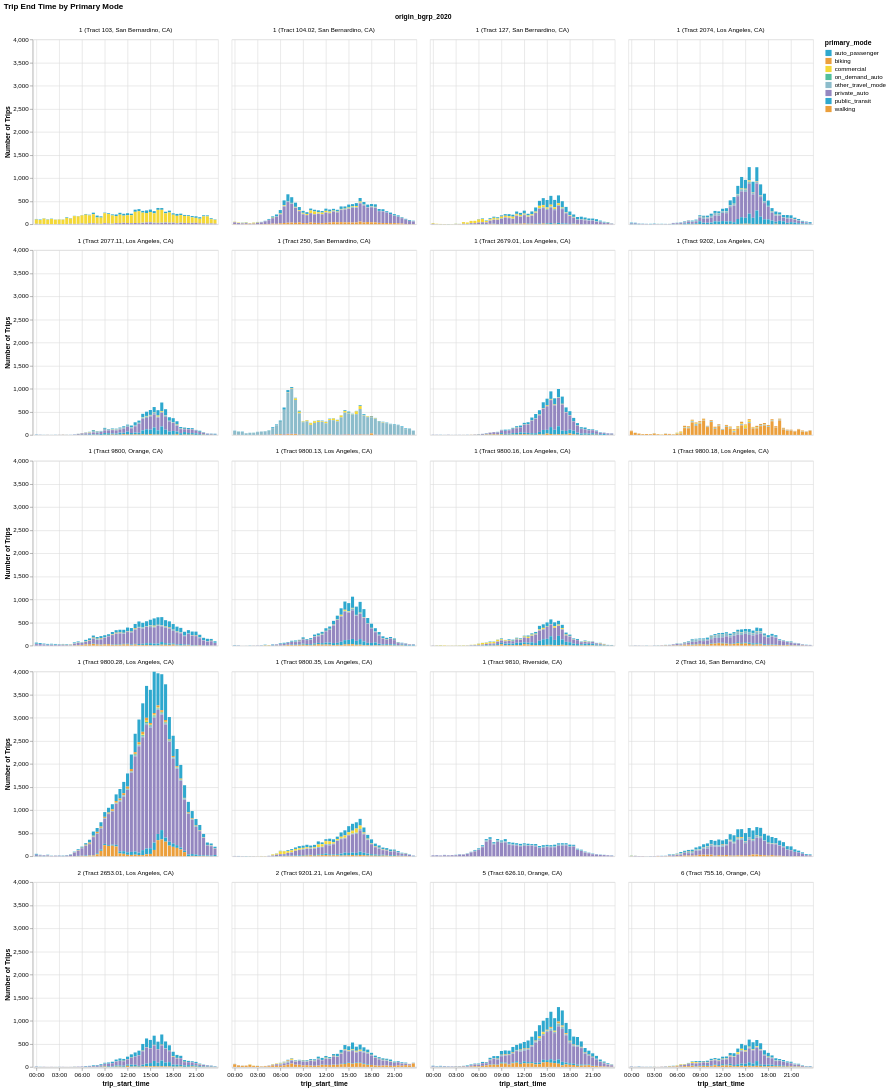

The cell this chart's notebook holds for it:
### Code cell
alt.Chart(end).mark_bar().encode(
    x=alt.X("trip_start_time:T",axis=alt.Axis(format='%H:%M')),
    y=alt.Y("trip_count:Q", title= "Number of Trips"),
    color=alt.Color("primary_mode:N", scale=alt.Scale(range=cp.CALITP_CATEGORY_BRIGHT_COLORS)),
    # row="origin_bgrp_2020:O",
    facet=alt.Facet('origin_bgrp_2020:O').columns(4)).properties(title="Trip End Time by Primary Mode")

### Figure 1 — Vega specification as saved in the notebook (floating-point values rounded to 4 significant figures; data arrays with more than 128 entries replaced by an {"elided": "..."} marker saying what was removed)
{"$schema": "https://vega.github.io/schema/vega/v5.json", "data": [{"name": "source_0", "values": {"elided": "6179 records"}, "transform": [{"type": "formula", "expr": "toDate(datum['trip_start_time'])", "as": "trip_start_time"}]}, {"name": "facet_domain", "values": [{"origin_bgrp_2020": "1 (Tract 127, San Bernardino, CA)", "count": 344}, {"origin_bgrp_2020": "1 (Tract 9202, Los Angeles, CA)", "count": 268}, {"origin_bgrp_2020": "1 (Tract 9800.28, Los Angeles, CA)", "count": 369}, {"origin_bgrp_2020": "1 (Tract 2074, Los Angeles, CA)", "count": 345}, {"origin_bgrp_2020": "1 (Tract 9800.16, Los Angeles, CA)", "count": 337}, {"origin_bgrp_2020": "1 (Tract 103, San Bernardino, CA)", "count": 214}, {"origin_bgrp_2020": "2 (Tract 9201.21, Los Angeles, CA)", "count": 333}, {"origin_bgrp_2020": "1 (Tract 9800.35, Los Angeles, CA)", "count": 334}, {"origin_bgrp_2020": "1 (Tract 250, San Bernardino, CA)", "count": 278}, {"origin_bgrp_2020": "1 (Tract 104.02, San Bernardino, CA)", "count": 288}, {"origin_bgrp_2020": "2 (Tract 16, San Bernardino, CA)", "count": 318}, {"origin_bgrp_2020": "6 (Tract 755.16, Orange, CA)", "count": 336}, {"origin_bgrp_2020": "1 (Tract 9800.13, Los Angeles, CA)", "count": 338}, {"origin_bgrp_2020": "1 (Tract 2077.11, Los Angeles, CA)", "count": 329}, {"origin_bgrp_2020": "5 (Tract 626.10, Orange, CA)", "count": 344}, {"origin_bgrp_2020": "1 (Tract 9800.18, Los Angeles, CA)", "count": 314}, {"origin_bgrp_2020": "1 (Tract 9800, Orange, CA)", "count": 344}, {"origin_bgrp_2020": "1 (Tract 2679.01, Los Angeles, CA)", "count": 291}, {"origin_bgrp_2020": "2 (Tract 2653.01, Los Angeles, CA)", "count": 309}, {"origin_bgrp_2020": "1 (Tract 9810, Riverside, CA)", "count": 146}]}, {"name": "facet_domain_row", "values": [{"data": 0.0}, {"data": 1.0}, {"data": 2.0}, {"data": 3.0}, {"data": 4.0}]}, {"name": "facet_domain_column", "transform": [{"type": "sequence", "start": 0.0, "stop": {"signal": "min(length(data(\"facet_domain\")), 4)"}}]}, {"name": "source_0_color_domain_primary_mode", "values": [{"primary_mode": "auto_passenger"}, {"primary_mode": "biking"}, {"primary_mode": "commercial"}, {"primary_mode": "on_demand_auto"}, {"primary_mode": "other_travel_mode"}, {"primary_mode": "private_auto"}, {"primary_mode": "public_transit"}, {"primary_mode": "walking"}]}], "signals": [{"name": "child_width", "value": 300}, {"name": "child_height", "value": 300}], "marks": [{"type": "group", "name": "facet-title", "title": {"text": "origin_bgrp_2020", "offset": 10, "style": "guide-title"}, "role": "column-title"}, {"type": "group", "name": "row_header", "from": {"data": "facet_domain_row"}, "encode": {"update": {"height": {"signal": "child_height"}}}, "axes": [{"scale": "y", "title": "Number of Trips", "labelOverlap": true, "grid": false, "tickCount": {"signal": "ceil(child_height/40)"}, "zindex": 0, "orient": "left"}], "role": "row-header"}, {"type": "group", "name": "column_footer", "from": {"data": "facet_domain_column"}, "encode": {"update": {"width": {"signal": "child_width"}}}, "axes": [{"scale": "x", "format": "%H:%M", "labelOverlap": true, "grid": false, "tickCount": {"signal": "ceil(child_width/40)"}, "zindex": 0, "orient": "bottom", "title": "trip_start_time", "labelFlush": true}], "role": "column-footer"}, {"type": "group", "name": "cell", "from": {"facet": {"data": "source_0", "name": "facet", "groupby": ["origin_bgrp_2020"]}}, "sort": {"field": ["datum[\"origin_bgrp_2020\"]"], "order": ["ascending"]}, "encode": {"update": {"height": {"signal": "child_height"}, "width": {"signal": "child_width"}}}, "marks": [{"type": "rect", "name": "child_marks", "from": {"data": "facet"}, "encode": {"update": {"xc": {"field": "trip_start_time", "scale": "x"}, "y": {"field": "trip_count_end", "scale": "y"}, "width": {"value": 5}, "y2": {"field": "trip_count_start", "scale": "y"}, "fill": {"field": "primary_mode", "scale": "color"}}}, "style": ["bar"]}], "axes": [{"scale": "x", "domain": false, "tickCount": {"signal": "ceil(child_width/40)"}, "labels": false, "ticks": false, "aria": false, "maxExtent": 0, "orient": "bottom", "grid": true, "zindex": 0, "minExtent": 0, "gridScale": "y"}, {"scale": "y", "grid": true, "tickCount": {"signal": "ceil(child_height/40)"}, "maxExtent": 0, "zindex": 0, "labels": false, "domain": false, "orient": "left", "aria": false, "gridScale": "x", "minExtent": 0, "ticks": false}], "title": {"text": {"signal": "isValid(parent[\"origin_bgrp_2020\"]) ? parent[\"origin_bgrp_2020\"] : \"\"+parent[\"origin_bgrp_2020\"]"}, "frame": "group", "offset": 10, "style": "guide-label"}, "style": "cell"}], "scales": [{"name": "x", "type": "time", "domain": {"data": "source_0", "field": "trip_start_time"}, "range": [0, {"signal": "child_width"}], "padding": 5}, {"name": "y", "type": "linear", "domain": {"data": "source_0", "fields": ["trip_count_start", "trip_count_end"]}, "range": [{"signal": "child_height"}, 0], "nice": true, "zero": true}, {"name": "color", "type": "ordinal", "domain": {"data": "source_0_color_domain_primary_mode", "field": "primary_mode", "sort": true}, "range": ["#2EA8CE", "#EB9F3C", "#F4D837", "#51BF9D", "#8CBCCB", "#9487C0"]}], "title": {"text": "Trip End Time by Primary Mode", "anchor": "start"}, "layout": {"padding": 20, "bounds": "full", "align": "all", "columns": 4}, "padding": 5, "legends": [{"fill": "color", "symbolType": "square", "title": "primary_mode"}], "background": "white"}
